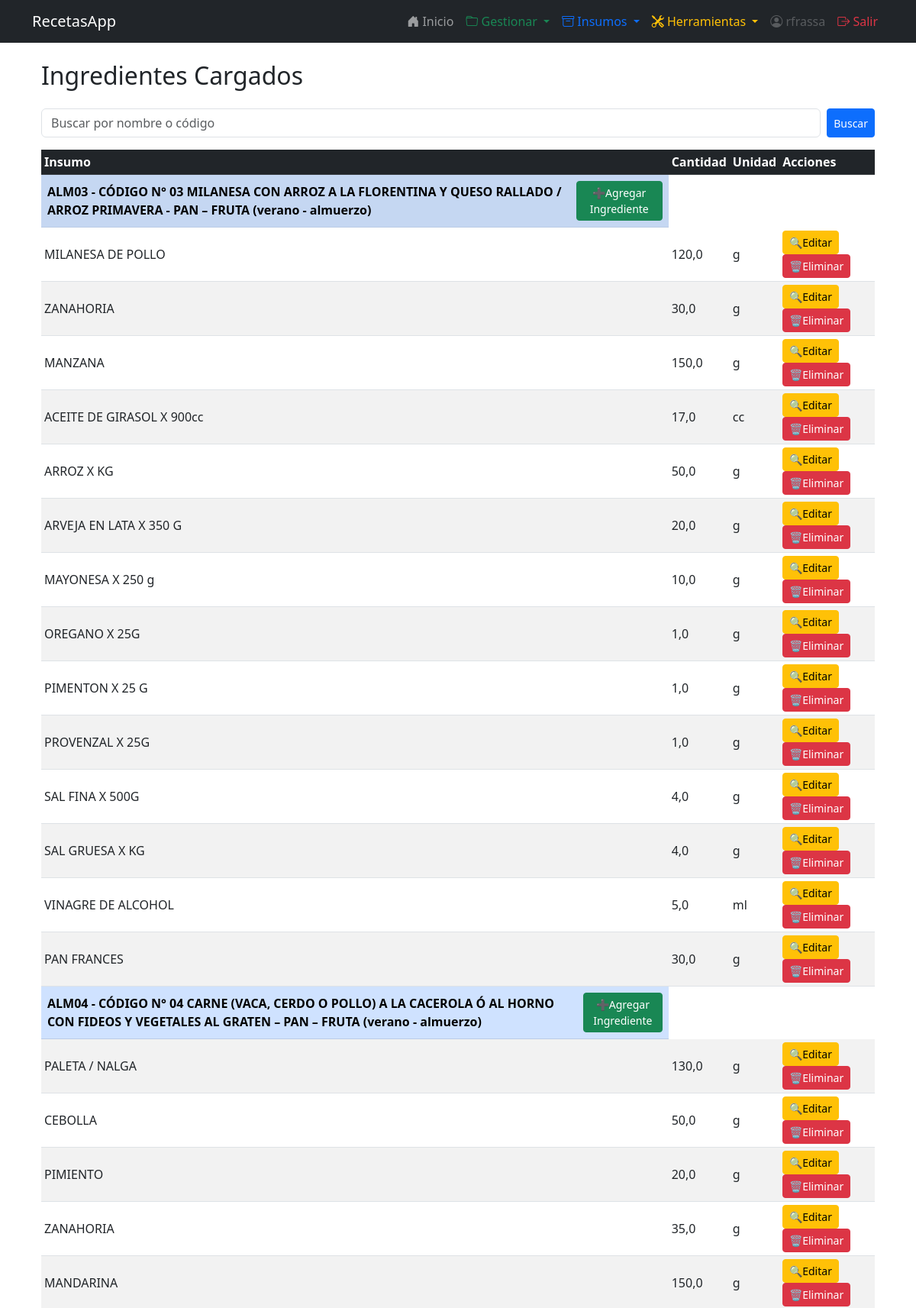
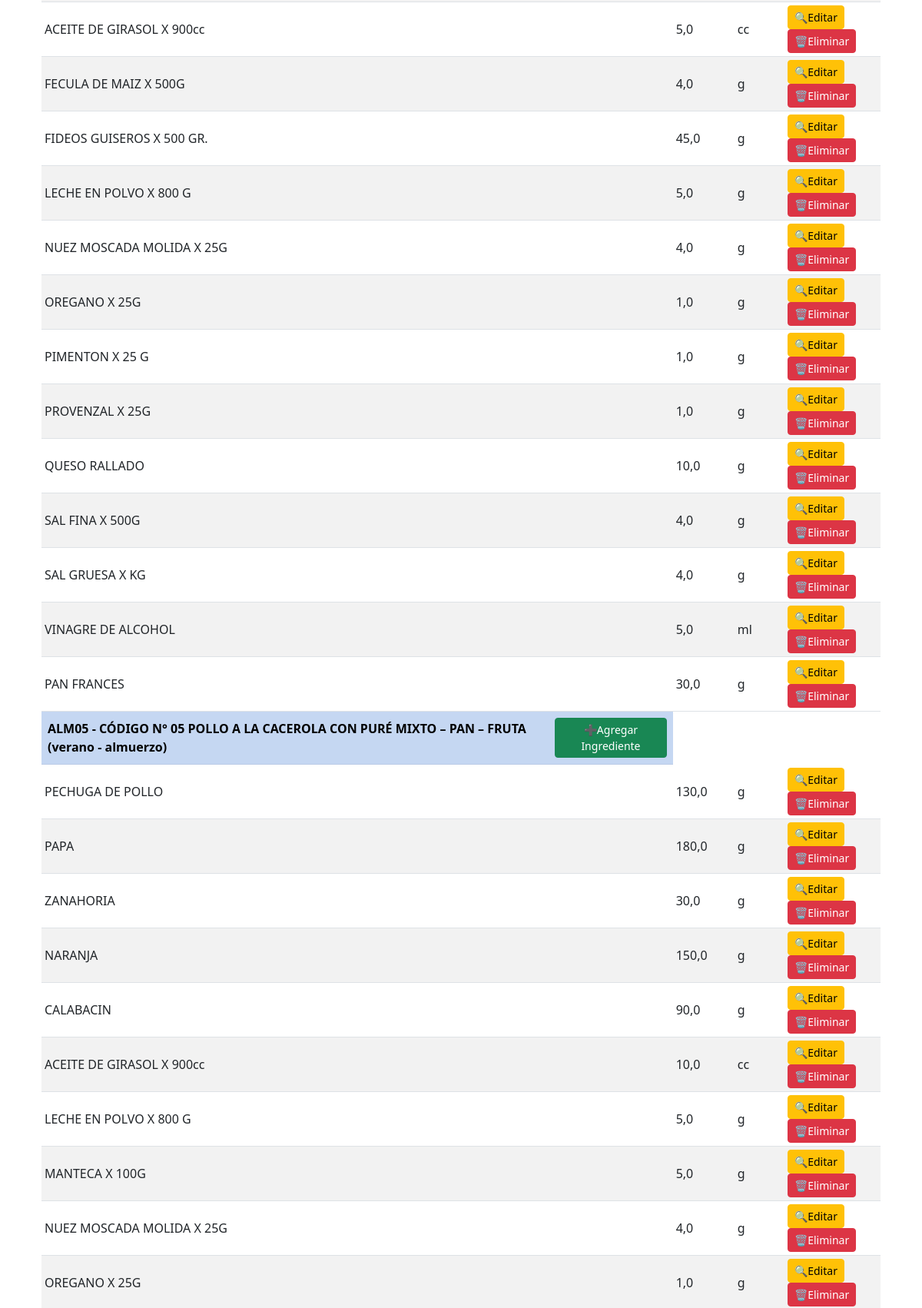
Page /recetas/ingredientes/ (signed in, upper part) on the committed database (2 pictures, top to bottom).
### recetas/models.py (models this page shows, shortened)
class Receta(models.Model):
    codigo = models.CharField(max_length=10, unique=True)
    nombre = models.CharField(max_length=200)
    temporada = models.CharField(max_length=20, choices=(('verano', 'Verano'), ('invierno', 'Invierno')))
    tipo_comida = models.CharField(max_length=20, choices=(('desayuno', 'Desayuno'), ('almuerzo', 'Almuerzo'), ('merienda', 'Merienda'), ('cena', 'Cena')))
    usuario = models.ForeignKey(User, on_delete=models.CASCADE, null=True, blank=True, related_name='recetas')
    imagen = models.ImageField(upload_to='recetas/', null=True, blank=True)
    def __str__(self):
        return f"{self.codigo} - {self.nombre} ({self.temporada} - {self.tipo_comida})"

class Ingrediente(models.Model):
    insumo = models.ForeignKey(Insumo, on_delete=models.CASCADE, related_name='ingredientes')
    receta = models.ForeignKey(Receta, on_delete=models.CASCADE, related_name="ingredientes")
    cantidad = models.FloatField()
    usuario = models.ForeignKey(User, on_delete=models.CASCADE, null=True, blank=True, related_name='ingredientes')

class Insumo(models.Model):
    codigo = models.CharField(max_length=10, unique=True)
    nombre = models.CharField(max_length=100)
    unidad = models.CharField(max_length=20, default='kg')
    presentacion = models.DecimalField(max_digits=10, decimal_places=2, default=1)  # 👈 NUEVO CAMPO
    usuario = models.ForeignKey(User, on_delete=models.CASCADE, null=True, blank=True, related_name='insumos')

### recetas/views.py (the view)
# urls.py: path('ingredientes/', views.ingredientes_list, name='ingredientes_list'),
@login_required
def ingredientes_list(request):
    buscar = request.GET.get('buscar', '')
    recetas = Receta.objects.prefetch_related('ingredientes__insumo')
    if buscar:
        recetas = recetas.filter(
            Q(nombre__icontains=buscar) | Q(codigo__icontains=buscar)
        )
    ingredientes_por_receta = []
    for receta in recetas:
        ingredientes = receta.ingredientes.all()
        if ingredientes:
            ingredientes_por_receta.append((receta, ingredientes))
    paginator = Paginator(ingredientes_por_receta, 10)  # Paginamos
    page_number = request.GET.get('page')
    page_obj = paginator.get_page(page_number)
    context = {
        'page_obj': page_obj,
        'buscar': buscar,  # Esto lo mandamos para que en el form siga mostrando lo buscado
    }
    return render(request, 'recetas/ingredientes_list.html', context)

### recetas/templates/recetas/ingredientes_list.html (shortened to what this page needs)
{% extends 'recetas/base.html' %}
{% block content %}
<div class="container">
    <h2 class="mb-4">Ingredientes Cargados</h2>
    <div class="table-responsive">
        <form method="get" class="d-flex mb-3">
            <input type="text" name="buscar" class="form-control me-2" placeholder="Buscar por nombre o código" value="{{ buscar }}">
            <button type="submit" class="btn btn-primary btn-sm">Buscar</button>
        </form>
        {% if page_obj %}
        <table class="table table-sm table-striped table-hover align-middle">
            <thead class="table-dark">
                <tr>
                    <th>Insumo</th>
                    <th>Cantidad</th>
                    <th>Unidad</th>
                    <th>Acciones</th>
                </tr>
            </thead>
            <tbody>
                {% for receta, ingredientes in page_obj %}
                    <tr class="table-primary">
                        <td colspan="4" class="d-flex justify-content-between align-items-center p-2">
                            <strong>{{ receta }}</strong>
                            <a href="{% url 'recetas:agregar_ingrediente' receta.id %}" class="btn btn-success btn-sm">➕Agregar Ingrediente</a>
                        </td>
                    </tr>
                    {% for ingrediente in ingredientes %}
                        <tr>
                            <td>{{ ingrediente.insumo.nombre }}</td>
                            <td>{{ ingrediente.cantidad }}</td>
                            <td>{{ ingrediente.insumo.unidad }}</td>
                            <td>
                                <a href="{% url 'recetas:editar_ingrediente' ingrediente.id %}" class="btn btn-warning btn-sm me-1">🔍Editar</a>
                                <a href="{% url 'recetas:eliminar_ingrediente' ingrediente.id %}" class="btn btn-danger btn-sm">🗑️Eliminar</a>
                            </td>
                        </tr>
                    {% endfor %}
                {% endfor %}
            </tbody>
        </table>
        {% else %}
            <p>No hay ingredientes cargados todavía.</p>
        {% endif %}
    </div>
</div>
{% endblock %}

### recetas/templates/recetas/base.html (shortened to what this page needs)
<!DOCTYPE html>
<html lang="es">
<head>
    <link href="https://cdn.jsdelivr.net/npm/bootstrap@5.3.0/dist/css/bootstrap.min.css" rel="stylesheet">
    <link href="https://cdn.jsdelivr.net/npm/bootstrap-icons@1.10.5/font/bootstrap-icons.css" rel="stylesheet">
    <link href="https://cdn.jsdelivr.net/npm/flatpickr/dist/flatpickr.min.css" rel="stylesheet">
</head>
<body>
<nav class="navbar navbar-expand-lg navbar-dark bg-dark mb-4">
    <div class="container">
        <a class="navbar-brand" href="{% url 'recetas:index' %}">RecetasApp</a>
        <div class="collapse navbar-collapse" id="navbarNav">
            <ul class="navbar-nav ms-auto">
                {% if user.is_authenticated %}
                    <li class="nav-item">
                        <a class="nav-link" href="{% url 'recetas:index' %}">
                            <i class="bi bi-house-door-fill"></i> Inicio
                        </a>
                    </li>
                    <li class="nav-item dropdown">
                        <a class="nav-link dropdown-toggle text-success" href="#" id="gestionarDropdown" role="button" data-bs-toggle="dropdown" aria-expanded="false">
                            <i class="bi bi-folder"></i> Gestionar
                        </a>
                    </li>
                    <li class="nav-item dropdown">
                        <a class="nav-link dropdown-toggle text-primary" href="#" id="insumosDropdown" role="button" data-bs-toggle="dropdown" aria-expanded="false">
                            <i class="bi bi-archive"></i> Insumos
                        </a>
                    </li>
                    <li class="nav-item dropdown">
                        <a class="nav-link dropdown-toggle text-warning" href="#" id="herramientasDropdown" role="button" data-bs-toggle="dropdown" aria-expanded="false">
                            <i class="bi bi-tools"></i> Herramientas
                        </a>
                    </li>
                    <li class="nav-item">
                        <span class="nav-link disabled">
                            <i class="bi bi-person-circle"></i> {{ user.username }}
                        </span>
                    </li>
                    <li class="nav-item">
                        <a class="nav-link text-danger" href="{% url 'admin:logout' %}">
                            <i class="bi bi-box-arrow-right"></i> Salir
                        </a>
                    </li>
                {% else %}
                    <li class="nav-item">
                        <a class="nav-link" href="{% url 'admin:login' %}">
                            <i class="bi bi-box-arrow-in-right"></i> Entrar
                        </a>
                    </li>
                {% endif %}
            </ul>
        </div>
    </div>
</nav>
<div class="container">
    {% block content %}
    {% endblock %}
</div>
</body>
</html>

### rows in the picture
Receta: codigo+nombre+temporada "ALM03 - CÓDIGO N° 03 MILANESA CON ARROZ A LA FLORENTINA Y QUESO RALLADO / ARROZ PRIMAVERA - PAN – FRUTA (verano - almuerzo)"
Ingrediente: insumo.nombre "MILANESA DE POLLO", cantidad "120,0", insumo.unidad "g"
Ingrediente: insumo.nombre "ZANAHORIA", cantidad "30,0", insumo.unidad "g"
Ingrediente: insumo.nombre "MANZANA", cantidad "150,0", insumo.unidad "g"
Ingrediente: insumo.nombre "ACEITE DE GIRASOL X 900cc", cantidad "17,0", insumo.unidad "cc"
Ingrediente: insumo.nombre "ARROZ X KG", cantidad "50,0", insumo.unidad "g"
Ingrediente: insumo.nombre "ARVEJA EN LATA X 350 G", cantidad "20,0", insumo.unidad "g"
Ingrediente: insumo.nombre "MAYONESA X 250 g", cantidad "10,0", insumo.unidad "g"
Ingrediente: insumo.nombre "OREGANO X 25G", cantidad "1,0", insumo.unidad "g"
Ingrediente: insumo.nombre "PIMENTON X 25 G", cantidad "1,0", insumo.unidad "g"
Ingrediente: insumo.nombre "PROVENZAL X 25G", cantidad "1,0", insumo.unidad "g"
Ingrediente: insumo.nombre "SAL FINA X 500G", cantidad "4,0", insumo.unidad "g"
Ingrediente: insumo.nombre "SAL GRUESA X KG", cantidad "4,0", insumo.unidad "g"
Ingrediente: insumo.nombre "VINAGRE DE ALCOHOL", cantidad "5,0", insumo.unidad "ml"
Ingrediente: insumo.nombre "PAN FRANCES", cantidad "30,0", insumo.unidad "g"
Receta: codigo+nombre+temporada "ALM04 - CÓDIGO N° 04 CARNE (VACA, CERDO O POLLO) A LA CACEROLA Ó AL HORNO CON FIDEOS Y VEGETALES AL GRATEN – PAN – FRUTA (verano - almuerzo)"
Ingrediente: insumo.nombre "PALETA / NALGA", cantidad "130,0", insumo.unidad "g"
Ingrediente: insumo.nombre "CEBOLLA", cantidad "50,0", insumo.unidad "g"
Ingrediente: insumo.nombre "PIMIENTO", cantidad "20,0", insumo.unidad "g"
Ingrediente: insumo.nombre "ZANAHORIA", cantidad "35,0", insumo.unidad "g"
Ingrediente: insumo.nombre "MANDARINA", cantidad "150,0", insumo.unidad "g"
Ingrediente: insumo.nombre "ACEITE DE GIRASOL X 900cc", cantidad "5,0", insumo.unidad "cc"
Ingrediente: insumo.nombre "FECULA DE MAIZ X 500G", cantidad "4,0", insumo.unidad "g"
Ingrediente: insumo.nombre "FIDEOS GUISEROS X 500 GR.", cantidad "45,0", insumo.unidad "g"
Ingrediente: insumo.nombre "LECHE EN POLVO X 800 G", cantidad "5,0", insumo.unidad "g"
Ingrediente: insumo.nombre "NUEZ MOSCADA MOLIDA X 25G", cantidad "4,0", insumo.unidad "g"
Ingrediente: insumo.nombre "OREGANO X 25G", cantidad "1,0", insumo.unidad "g"
Ingrediente: insumo.nombre "PIMENTON X 25 G", cantidad "1,0", insumo.unidad "g"
Ingrediente: insumo.nombre "PROVENZAL X 25G", cantidad "1,0", insumo.unidad "g"
Ingrediente: insumo.nombre "QUESO RALLADO", cantidad "10,0", insumo.unidad "g"
Ingrediente: insumo.nombre "SAL FINA X 500G", cantidad "4,0", insumo.unidad "g"
Ingrediente: insumo.nombre "SAL GRUESA X KG", cantidad "4,0", insumo.unidad "g"
Ingrediente: insumo.nombre "VINAGRE DE ALCOHOL", cantidad "5,0", insumo.unidad "ml"
Ingrediente: insumo.nombre "PAN FRANCES", cantidad "30,0", insumo.unidad "g"
Receta: codigo+nombre+temporada "ALM05 - CÓDIGO N° 05 POLLO A LA CACEROLA CON PURÉ MIXTO – PAN – FRUTA (verano - almuerzo)"
Ingrediente: insumo.nombre "PECHUGA DE POLLO", cantidad "130,0", insumo.unidad "g"
Ingrediente: insumo.nombre "PAPA", cantidad "180,0", insumo.unidad "g"
Ingrediente: insumo.nombre "ZANAHORIA", cantidad "30,0", insumo.unidad "g"
Ingrediente: insumo.nombre "NARANJA", cantidad "150,0", insumo.unidad "g"
Ingrediente: insumo.nombre "CALABACIN", cantidad "90,0", insumo.unidad "g"
Ingrediente: insumo.nombre "ACEITE DE GIRASOL X 900cc", cantidad "10,0", insumo.unidad "cc"
Ingrediente: insumo.nombre "LECHE EN POLVO X 800 G", cantidad "5,0", insumo.unidad "g"
Ingrediente: insumo.nombre "MANTECA X 100G", cantidad "5,0", insumo.unidad "g"
Ingrediente: insumo.nombre "NUEZ MOSCADA MOLIDA X 25G", cantidad "4,0", insumo.unidad "g"
Ingrediente: insumo.nombre "OREGANO X 25G", cantidad "1,0", insumo.unidad "g"

### other values in the picture
{{ user.username }} "rfrassa"
